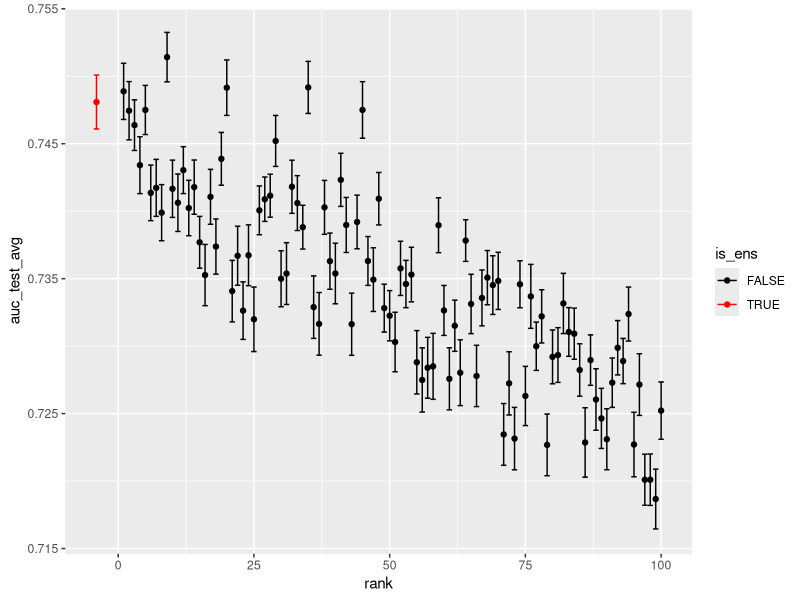

Source code (R):
## ---- chunk 1

library(data.table)
library(dplyr)
library(ggplot2)

d <- fread("res.csv")

d %>% arrange(desc(auc_test_avg)) %>% head

d %>% mutate(is_ens = krpm==0) %>% group_by(is_ens) %>% mutate(rank = dense_rank(desc(auc_rs_avg))) %>% 
  mutate(rank = ifelse(is_ens,-4,rank)) %>% 
  ggplot() + geom_point(aes(x = rank, y = auc_test_avg, color = is_ens)) +
  geom_errorbar(aes(x = rank, ymin = auc_test_avg-auc_test_sd, ymax = auc_test_avg+auc_test_sd, color = is_ens), width = 1) + scale_color_manual(values = c("black","red"))

